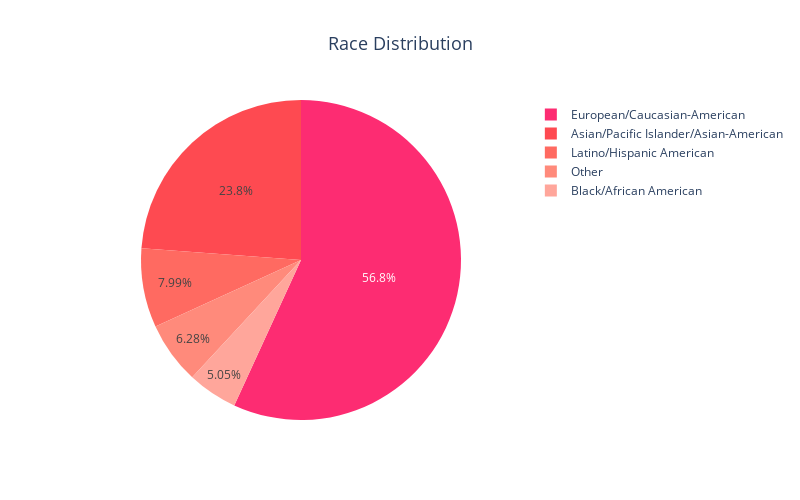

Here is the notebook cell this chart was saved with:
### Code cell
# Mapping des numéros de race vers leurs descriptions respectives (seulement pour le graphique)
race_mapping = {
    1: 'Black/African American',
    2: 'European/Caucasian-American',
    3: 'Latino/Hispanic American',
    4: 'Asian/Pacific Islander/Asian-American',
    5: 'Native American',
    6: 'Other'
}

# Appliquer le mapping uniquement pour le graphique sans modifier la base de données
df['race_label'] = df['race'].map(race_mapping)

# Compter les occurrences de chaque catégorie de race
race_counts = df['race_label'].value_counts().reset_index()
race_counts.columns = ['Race', 'Count']  # Renommer les colonnes pour plus de clarté

# Couleurs personnalisées pour chaque catégorie de race (nuances de rose/rouge)
colors = ['#FD2C72', '#FE4A51', '#FF6A61', '#FF8A7B', '#FFA69B', '#FFC2BD']

# Créer le graphique en camembert (pie chart)
fig = px.pie(race_counts, names='Race', values='Count', title='Race Distribution',
             color='Race', color_discrete_sequence=colors)

# Mettre à jour la mise en page : ajuster la taille du graphique et la taille des polices
fig.update_layout(
    title_font_size=18,
    title_x=0.5,
    width=800,
    height=500
)

# Afficher le graphique
fig.show()

### Figure 1 — Plotly figure (JSON) as saved in the notebook; plotly's stock layout.template omitted (floating-point values rounded to 4 significant figures)
{"data": [{"customdata": [["European/Caucasian-American"], ["Asian/Pacific Islander/Asian-American"], ["Latino/Hispanic American"], ["Other"], ["Black/African American"]], "domain": {"x": [0, 1], "y": [0, 1]}, "hovertemplate": "Race=%{customdata[0]}<br>Count=%{value}<extra></extra>", "labels": ["European/Caucasian-American", "Asian/Pacific Islander/Asian-American", "Latino/Hispanic American", "Other", "Black/African American"], "legendgroup": "", "marker": {"colors": ["#FD2C72", "#FE4A51", "#FF6A61", "#FF8A7B", "#FFA69B"]}, "name": "", "showlegend": true, "type": "pie", "values": [4727, 1982, 664, 522, 420]}], "layout": {"height": 500, "legend": {"tracegroupgap": 0}, "piecolorway": ["#FD2C72", "#FE4A51", "#FF6A61", "#FF8A7B", "#FFA69B", "#FFC2BD"], "title": {"font": {"size": 18}, "text": "Race Distribution", "x": 0.5}, "width": 800}}
